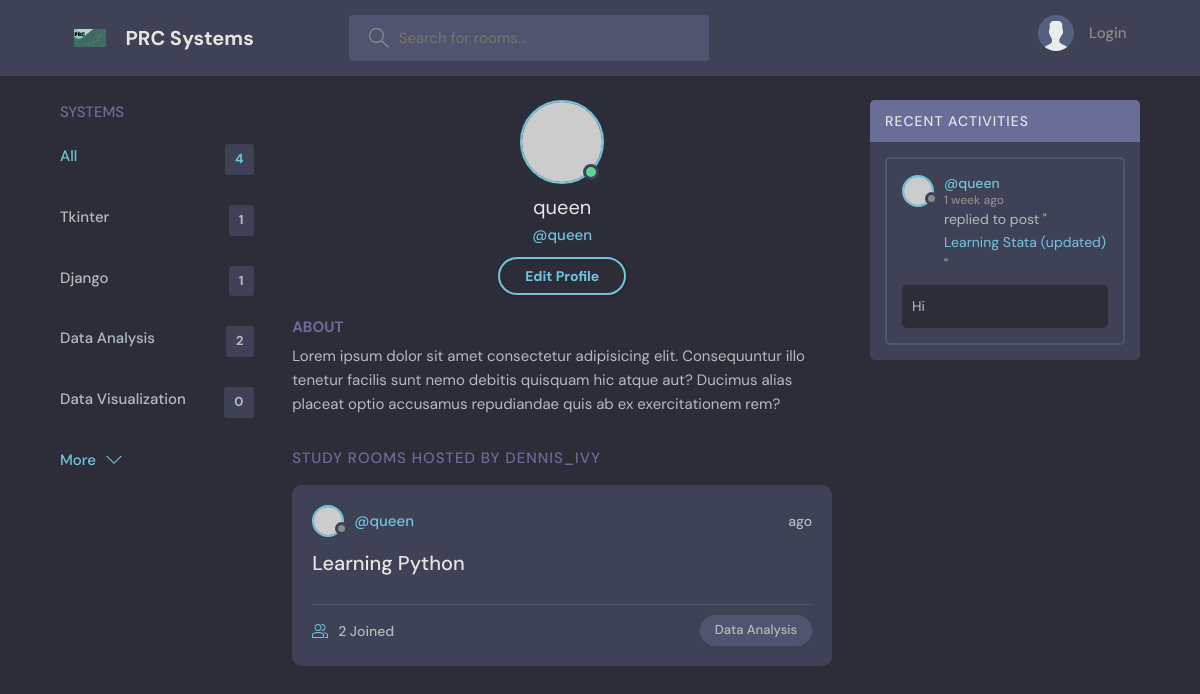
The app's page /profile/2/ with its own data.
### chatroom/models.py (models this page shows, shortened)
class Topic(models.Model):
    name=models.CharField(max_length=200)

class Room(models.Model):
    host=models.ForeignKey(User, on_delete=models.SET_NULL, null =True)
    topic=models.ForeignKey(Topic, on_delete=models.SET_NULL, null =True)
    name = models.CharField(max_length=200)
    description = models.TextField(null=True, blank=True)
    participants = models.ManyToManyField(User, related_name='participants', blank = True)
    update = models.DateField(auto_now=True)
    created = models.DateTimeField(auto_now_add=True)
    class Meta:
        ordering = ['-update', '-created']
    def __str__(self):
        return self.name

class Message(models.Model):
    user = models.ForeignKey(User, on_delete=models.CASCADE)
    room =  models.ForeignKey(Room, on_delete=models.CASCADE)
    body = models.TextField()
    update = models.DateField(auto_now=True)
    created = models.DateTimeField(auto_now_add=True)
    def __str__(self):
        return self.body[0:50]
    class Meta:
        ordering = ['-update', '-created']

### chatroom/views.py (the view)
# urls.py: path('profile/<str:pk>/', views.userProfile, name= "user-profile"),
def userProfile(request, pk):
    user = User.objects.get(id=pk)
    rooms = user.room_set.all()         # all rooms the user is in
    room_messages = user.message_set.all()    # all messages the user is in
    topics = Topic.objects.all()            # all topics the user is in
    context = {'user':user, 'rooms':rooms, 'room_messages':room_messages, 'topics':topics}
    return render(request, 'chatroom/profile.html', context)

### chatroom/templates/chatroom/profile.html
{% extends 'main.html' %}
{% block content %}
<main class="profile-page layout layout--3">
    <div class="container">
      {% include 'chatroom/topics_component.html' %}
      <div class="roomList">
        <div class="profile">
          <div class="profile__avatar">
            <div class="avatar avatar--large active">
              <img src="https://randomuser.me/api/portraits/men/11.jpg" />
            </div>
          </div>
          <div class="profile__info">
            <h3>{{user.username}}</h3>
            <p>@{{user.username}}</p>
            <a href="edit-user.html" class="btn btn--main btn--pill">Edit Profile</a>
          </div>
          <div class="profile__about">
            <h3>About</h3>
            <p>
              Lorem ipsum dolor sit amet consectetur adipisicing elit. Consequuntur illo tenetur
              facilis sunt nemo debitis quisquam hic atque aut? Ducimus alias placeat optio
              accusamus repudiandae quis ab ex exercitationem rem?
            </p>
          </div>
        </div>
        <div class="roomList__header">
          <div>
            <h2>Study Rooms Hosted by dennis_ivy</a>
            </h2>
          </div>
        </div>
        {% include 'chatroom/feed_component.html' %}
      </div>
      {% include 'chatroom/activity_component.html' %}
    </div>
  </main>
  {% endblock content %}

### chatroom/templates/chatroom/topics_component.html
<div class="topics">
  <div class="topics__header">
    <h2>Systems</h2>
  </div>
  <ul class="topics__list">
    <li>
      <a href="{% url 'home' %}" class="active">All <span>{{topics.count}}</span></a>
    </li>
    {% for topic in topics %}
    <li>
      <a href="{% url 'home' %}?q={{topic.name}}">{{topic.name}}<span> {{topic.room_set.all.count}} </span></a>
    {% endfor %}
    </li>
  </ul>
  <a class="btn btn--link" href="topics.html">
    More
    <svg
      version="1.1"
      xmlns="http://www.w3.org/2000/svg"
      width="32"
      height="32"
      viewBox="0 0 32 32"
    >
      <title>chevron-down</title>
      <path d="M16 21l-13-13h-3l16 16 16-16h-3l-13 13z"></path>
    </svg>
  </a>
</div>

### chatroom/templates/chatroom/feed_component.html (shortened to what this page needs)
{% for room in rooms %}
<div class="roomListRoom">
  <div class="roomListRoom__header">
    <a href="{% url 'user-profile' room.host.id %}" class="roomListRoom__author">
      <div class="avatar avatar--small">
        <img src="https://randomuser.me/api/portraits/women/11.jpg" />
      </div>
      <span>@{{room.host.username}}</span>
    </a>
    <div class="roomListRoom__actions">
      <span>{{roon.created|timesince}} ago</span>
    </div>
  </div>
  <div class="roomListRoom__content">
    <a href="{% url 'room' room.id %}">{{room.name}}</a>
  </div>
  <div class="roomListRoom__meta">
    <a href="{% url 'room' room.id %}" class="roomListRoom__joined">
      {{room.participants.all.count}} Joined
    </a>
    <p class="roomListRoom__topic">{{room.topic.name}}</p>
  </div>
</div>
{% endfor %}

### chatroom/templates/chatroom/activity_component.html (shortened to what this page needs)
<div class="activities">
  <div class="activities__header">
    <h2>Recent Activities</h2>
  </div>
  {% for message in room_messages %}
  <div class="activities__box">
    <div class="activities__boxHeader roomListRoom__header">
      <a href="{% url 'user-profile' message.user.id  %}" class="roomListRoom__author">
        <div class="avatar avatar--small">
          <img src="https://randomuser.me/api/portraits/women/11.jpg" />
        </div>
        <p>
          @{{message.user}}
          <span>{{message.created|timesince}} ago</span>
        </p>
      </a>
    </div>
    <div class="activities__boxContent">
      <p>
        replied to post "<a href="{% url 'room' message.room.id %}">{{message.room}}</a>"
      </p>
      <div class="activities__boxRoomContent">
        {{message}}
      </div>
    </div>
  </div>
  {% endfor %}
</div>

### records on screen
Topic: name "Tkinter", room_set.all.count "1"
Topic: name "Django", room_set.all.count "1"
Topic: name "Data Analysis", room_set.all.count "2"
Topic: name "Data Visualization", room_set.all.count "0"
Room: host.username "queen", name "Learning Python", participants.all.count "2", topic.name "Data Analysis"
Message: user "queen", created "1 week", room "Learning Stata (updated)", body "Hi"

### other values on screen
{{ topics.count }} "4"
{{ user.username }} "queen"
